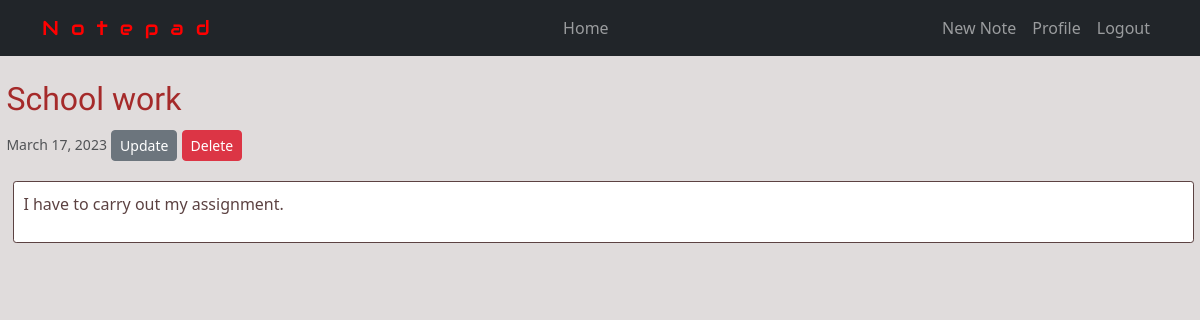
The page /note/18/ (signed in) on the database its author committed.
### notes/models.py (models this page shows, shortened)
class Note(models.Model):
    author = models.ForeignKey(User, on_delete=models.CASCADE)
    title = models.CharField(max_length=100)
    memory = models.TextField()
    date_posted = models.DateTimeField(default=timezone.now)

### notes/views.py (the view)
# urls.py: path('note/<int:pk>/', NotePage.as_view(), name="note-detail"),
class NotePage(LoginRequiredMixin, DetailView):
    model = Note
    template_name = 'notes/note_detail.html'

### notes/templates/notes/note_detail.html
{% extends 'notes/base.html' %}
{% block webpage_content %}
    <div class="detail_view">
        <h2>{{note.title}}</h2>
        <small class="text-muted">{{ note.date_posted | date:"F d, Y"}}</small>
        {% if object.author == user %}
            <a class="btn btn-secondary btn-sm mt-1 mb-1" href="{% url 'note-update' object.id %}">Update</a>
            <a class="btn btn-danger btn-sm mt-1 mb-1" href="{% url 'note-delete' object.id %}">Delete</a>
        {% endif %}
        <div class="note-content">
            <p>{{note.memory}}</p>
        </div>
    </div>
{% endblock webpage_content %}

### notes/static/notes/notes.css (style rules this page uses)
* { box-sizing: border-box; margin: 0; padding: 0; }
body { background-color: rgb(224, 220, 220); margin-top: 5rem; font-family: system-ui, -apple-system, BlinkMacSystemFont, 'Segoe UI', Roboto, Oxygen, Ubuntu, Cantarell, 'Open Sans', 'Helvetica Neue', sans-serif; }
.note-content { background-color: white; border: 1px solid; margin-top: 1rem; margin-left: 0.40rem; margin-right: 0.40rem; padding: 0.60rem; font-size: 1rem; border-radius: 0.20rem; color: rgb(92, 66, 66); }
.detail_view { padding-left: 0.40rem; }
.detail_view h2 { margin-top: 3.4rem; color: brown; font-family: "Sofia", sans-serif; }

### rows shown on the page
Note: title "School work", date_posted "March 17, 2023", memory "I have to carry out my assignment."
